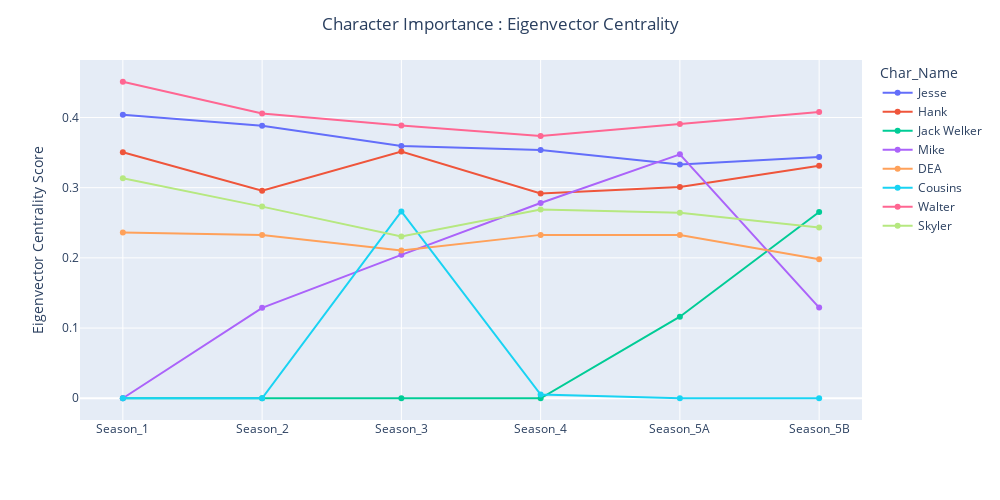

The code cell stored with this chart in its notebook:
### Markdown cell above
## 15.3 Eigenvector Centrality

### Code cell
character_Importence(nx.eigenvector_centrality, 'eigenvector_centrality')

### Figure 1 — Plotly figure (JSON) as saved in the notebook; plotly's stock layout.template omitted (floating-point values rounded to 4 significant figures)
{"data": [{"legendgroup": "Jesse", "line": {"color": "#636efa", "dash": "solid"}, "marker": {"symbol": "circle"}, "mode": "markers+lines", "name": "Jesse", "orientation": "v", "showlegend": true, "type": "scatter", "x": ["Season_1", "Season_2", "Season_3", "Season_4", "Season_5A", "Season_5B"], "xaxis": "x", "y": [0.4038, 0.3883, 0.3595, 0.3537, 0.3329, 0.3435], "yaxis": "y"}, {"legendgroup": "Hank", "line": {"color": "#EF553B", "dash": "solid"}, "marker": {"symbol": "circle"}, "mode": "markers+lines", "name": "Hank", "orientation": "v", "showlegend": true, "type": "scatter", "x": ["Season_1", "Season_2", "Season_3", "Season_4", "Season_5A", "Season_5B"], "xaxis": "x", "y": [0.3504, 0.2956, 0.3514, 0.2917, 0.3011, 0.3312], "yaxis": "y"}, {"legendgroup": "Jack Welker", "line": {"color": "#00cc96", "dash": "solid"}, "marker": {"symbol": "circle"}, "mode": "markers+lines", "name": "Jack Welker", "orientation": "v", "showlegend": true, "type": "scatter", "x": ["Season_1", "Season_2", "Season_3", "Season_4", "Season_5A", "Season_5B"], "xaxis": "x", "y": [0, 0, 0, 0, 0.1162, 0.2653], "yaxis": "y"}, {"legendgroup": "Mike", "line": {"color": "#ab63fa", "dash": "solid"}, "marker": {"symbol": "circle"}, "mode": "markers+lines", "name": "Mike", "orientation": "v", "showlegend": true, "type": "scatter", "x": ["Season_1", "Season_2", "Season_3", "Season_4", "Season_5A", "Season_5B"], "xaxis": "x", "y": [0, 0.1288, 0.2043, 0.2782, 0.3475, 0.1291], "yaxis": "y"}, {"legendgroup": "DEA", "line": {"color": "#FFA15A", "dash": "solid"}, "marker": {"symbol": "circle"}, "mode": "markers+lines", "name": "DEA", "orientation": "v", "showlegend": true, "type": "scatter", "x": ["Season_1", "Season_2", "Season_3", "Season_4", "Season_5A", "Season_5B"], "xaxis": "x", "y": [0.236, 0.2326, 0.2106, 0.2328, 0.2325, 0.1981], "yaxis": "y"}, {"legendgroup": "Cousins", "line": {"color": "#19d3f3", "dash": "solid"}, "marker": {"symbol": "circle"}, "mode": "markers+lines", "name": "Cousins", "orientation": "v", "showlegend": true, "type": "scatter", "x": ["Season_1", "Season_2", "Season_3", "Season_4", "Season_5A", "Season_5B"], "xaxis": "x", "y": [0, 0, 0.2662, 0.005229, 0, 0], "yaxis": "y"}, {"legendgroup": "Walter", "line": {"color": "#FF6692", "dash": "solid"}, "marker": {"symbol": "circle"}, "mode": "markers+lines", "name": "Walter", "orientation": "v", "showlegend": true, "type": "scatter", "x": ["Season_1", "Season_2", "Season_3", "Season_4", "Season_5A", "Season_5B"], "xaxis": "x", "y": [0.4509, 0.4058, 0.3887, 0.3735, 0.3906, 0.4078], "yaxis": "y"}, {"legendgroup": "Skyler", "line": {"color": "#B6E880", "dash": "solid"}, "marker": {"symbol": "circle"}, "mode": "markers+lines", "name": "Skyler", "orientation": "v", "showlegend": true, "type": "scatter", "x": ["Season_1", "Season_2", "Season_3", "Season_4", "Season_5A", "Season_5B"], "xaxis": "x", "y": [0.3136, 0.273, 0.2304, 0.2688, 0.2642, 0.2432], "yaxis": "y"}], "layout": {"height": 500, "hovermode": "x", "legend": {"title": {"text": "Char_Name"}, "tracegroupgap": 0}, "margin": {"t": 60}, "title": {"text": "Character Importance : Eigenvector Centrality", "x": 0.5}, "width": 1000, "xaxis": {"anchor": "y", "domain": [0, 1], "title": {"text": ""}}, "yaxis": {"anchor": "x", "domain": [0, 1], "title": {"text": "Eigenvector Centrality Score"}}}}
